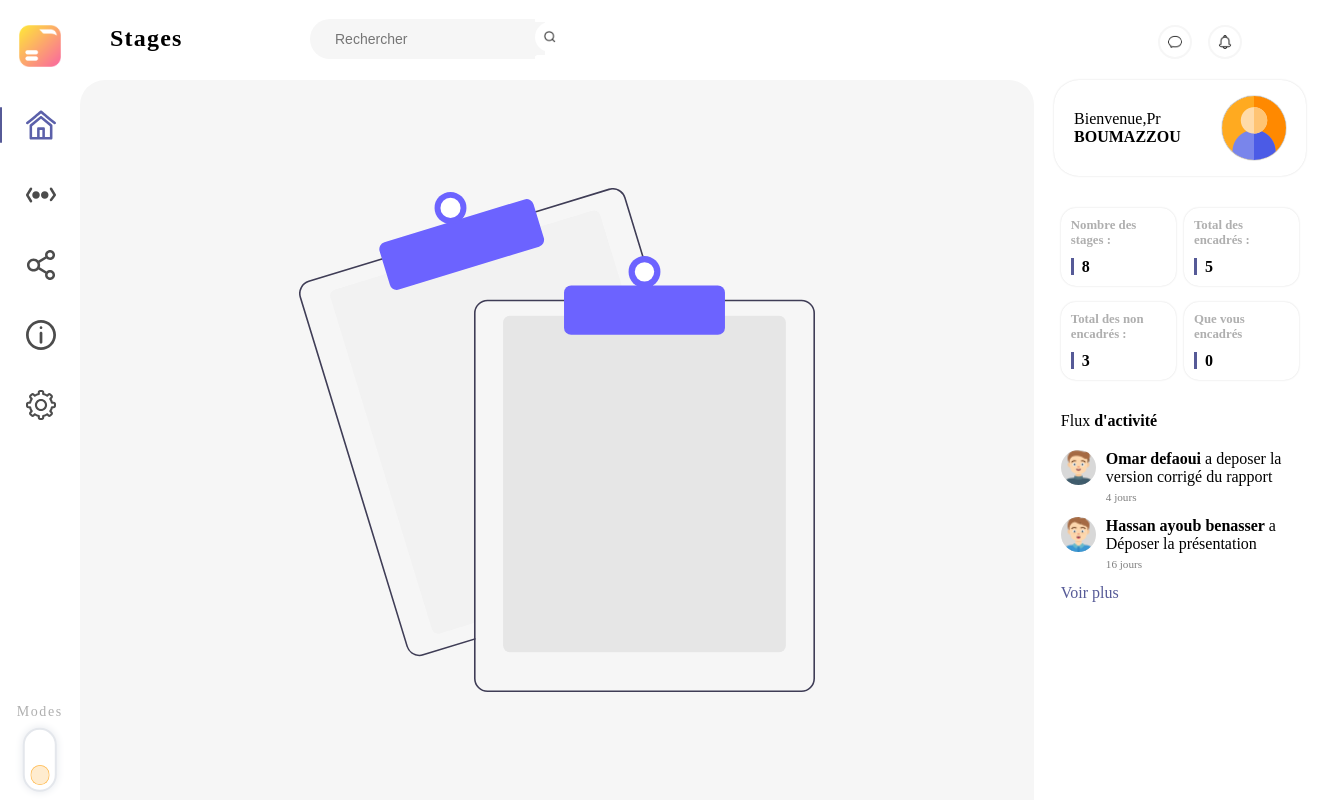
The app's page /enseignant/conv/conv.php (signed in) with its own data.
### tables this page shows
CREATE TABLE `enseignant` (
  `id_enseignant` int(20) NOT NULL,
  `prenom_enseignant` varchar(30) NOT NULL,
  `nom_enseignant` varchar(30) NOT NULL,
  `email` varchar(30) NOT NULL,
  `code` varchar(30) NOT NULL,
  `photo` varchar(30) NOT NULL
);

### enseignant/conv/conv.php (the view, shortened to what this page needs)
<?php
if (isset($_SESSION['id'])) {
  include('../../connexion.php');
  $id_enseignant = $_SESSION['id'];
  $nom = $_SESSION['nom'];
  $requette1="SELECT *from enseignant where id_enseignant='$id_enseignant'";
  $requette2 = mysqli_query($link,$requette1);
  $requette3 = mysqli_fetch_assoc($requette2);
  $nom=$requette3['nom_enseignant'];
  $photo1=$requette3['photo'];
  $conversations = array();
  $compteur = "select * from stage";
  $compt1 = mysqli_query($link, $compteur);
  $n1 = mysqli_num_rows($compt1);
  $compteur2 = "select * from stage where id_enseignant is null";
  $compt2 = mysqli_query($link, $compteur2);
  $n2 = mysqli_num_rows($compt2);
  $compteur3 = "select * from stage where id_enseignant =$id_enseignant";
  $compt3 = mysqli_query($link, $compteur3);
  $n3 = mysqli_num_rows($compt3);
} else {
  header("location: ../../index.php");
}
?>
<!DOCTYPE html>
<html lang="fr">
<head>
  <link rel="stylesheet" href="../../main_style.css">
  <link rel="stylesheet" href="../../student/conv/css/conv.css">
  <link rel="stylesheet" href="../style_accueil_nav.css ">
  <link rel="stylesheet" href="../right_section_style.css">
</head>
<body>
  <nav>
    <div id="logo_container">
      <img src="../../assets/local_assets/images/logo.png" alt="Logo" id="logo" onClick="window.open('../accueil_enseignant.php', '_self')">
    </div>
    <div id="nav_center">
      <h2>Stages</h2>
      <div id="search_bar">
        <input type="text" name="search1" placeholder="Rechercher" id="inputes">
        <button type="submit" name="sent" id="test1"><img src="../../assets/local_assets/images/search.png" alt="search" class="rounded_icon_light"></button>
      </div>
    </div>
    <div id="nav_right">
      <img src="../../assets/local_assets/images/conv.png" alt="chat" class="rounded_icon_dark" onClick="window.open('conv.php', '_self')">
      <img src="../../assets/local_assets/images/notification.png" alt="notifications" class="rounded_icon_dark">
    </div>
  </nav>
  <div id="content">
    <aside id="left_side">
      <div id="left_navition">
        <li><a href="#" class="nav_active">
            <div></div><img src="../../assets/local_assets/svg/home.svg" alt="" onClick="window.open('../accueil_enseignant.php', '_self')">
          </a></li>
        <li><a href="#">
            <div></div><img src="../../assets/local_assets/svg/more.svg" alt="">
          </a></li>
        <li><a href="#">
            <div></div><img src="../../assets/local_assets/svg/share.svg" alt="">
          </a></li>
        <li><a href="../../index.php">
            <div></div><img src="../../assets/local_assets/svg/about.svg" alt="">
          </a></li>
        <li><a href="../../profile/profile.php">
            <div></div><img src="../../assets/local_assets/svg/settings.svg" alt="" onClick="window.open('../../profile/profile.php', '_self')">
          </a></li>
      </div>
      <div id="modes">
        <p>Modes</p>
        <div id="mode_toggle">
          <label>
            <div class='toggle-slot'>
              <div class='sun-icon-wrapper'>
                <div class="iconify sun-icon" data-icon="feather-sun" data-inline="false"></div>
              </div>
              <div class='toggle-button'></div>
            </div>
          </label>
        </div>
      </div>
    </aside>
    <main>
      <?php
      if (count($conversations) == 0) {
      ?>
        <div class="empty_container">
          <img src="../../assets/local_assets/svg/no_conv.svg" alt="empty" height="70%">
        </div>
      <?php } ?>
    </main>
    <aside id="right_side">
      <div id="hello_container" onClick="window.open('../../profile/profile.php', '_self')">
        <p>Bienvenue,Pr <br><b><?php echo $nom ?> </b></p>
        <img src="../../assets/assets/images/<?php echo $photo1 ?>" alt="user_icon">
      </div>
      <div id="overview_container">
        <div class="overview">
          <p class="overview_name">Nombre des stages :</p>
          <b class="overview_data"><?php echo $n1 ?></b>
        </div>
        <div class="overview">
          <p class="overview_name">Total des encadrés :</p>
          <b class="overview_data"><?php echo ($n1 - $n2) ?></b>
        </div>
        <div class="overview">
          <p class="overview_name">Total des non encadrés :</p>
          <b class="overview_data"><?php echo $n2 ?></b>
        </div>
        <div class="overview">
          <p class="overview_name">Que vous encadrés</p>
          <b class="overview_data"><?php echo $n3 ?></b>
        </div>
      </div>
      <div id="activity_container">
        <p id="activity_title">Flux <b>d'activité</b></p>
        <div id="feeds_container">
          <div class="feed">
            <img src="../../assets/local_assets/images/face1.png" alt="user_icon">
            <div class="text_container">
              <p class="content"><b>Omar defaoui</b> a deposer la version corrigé du rapport</p>
              <p class="time"> 4 jours </p>
            </div>
          </div>
          <div class="feed">
            <img src="../../assets/local_assets/images/face2.png" alt="user_icon">
            <div class="text_container">
              <p class="content"><b>Hassan ayoub benasser </b> a Déposer la présentation</p>
              <p class="time">16 jours</p>
            </div>
          </div>
          <a href="#" id="see_more">Voir plus</a>
        </div>
    </aside>
  </div>
  <link rel="stylesheet" href="//code.jquery.com/ui/1.11.4/themes/smoothness/jquery-ui.css">
</body>
</html>

### main_style.css (style rules this page uses)
* { padding: 0; margin: 0; }
body { background-color: var(--color-white); overflow: hidden; }
#content { display: flex; }
main { width: var(--width-center-section); height: calc(100vh - var(--height-top-nav)); background-color: var(--color-grey-light); border-top-left-radius: 25px; border-top-right-radius: 25px; overflow-y: auto; display: flex; flex-wrap: wrap; padding: 0 1%; }
.empty_container { display: flex; align-items: center; justify-content: center; width: 100%; height: 100%; }
:root { --color-white: #ffffff; --color-grey-light: #f6f6f6; --color-grey-medium: #d8d8d8; --color-grey-dark: #afafaf; --color-black: #000000; --color-purple: #565a97; }
:root { --height-top-nav: 6vw; --width-left-section: 6vw; --width-center-section: 72vw; --width-right-section: 22vw; --width-right-nav-top: 16vw; --width-right-nav-bottom: 18vw; }

### student/conv/css/conv.css (style rules this page uses)
main { padding: 0; }

### enseignant/right_section_style.css (style rules this page uses)
#right_side { width: var(--width-right-section); height: calc(100vh - var(--height-top-nav)); display: flex; flex-direction: column; align-items: center; }
#hello_container { width: var(--width-right-nav-top); border-radius: 25px; padding: 16px 20px; display: flex; align-items: center; justify-content: space-between; box-shadow: 0 0 2px var(--color-grey-medium); cursor: pointer; }
#hello_container img { width: 64px; height: 64px; border-radius: 50%; box-shadow: 0 0 1px var(--color-black); }
#overview_container { width: var(--width-right-nav-bottom); border-radius: 25px; padding: 16px 20px; display: flex; flex-direction: row; flex-wrap: wrap; align-items: center; justify-content: space-between; }
#overview_container .overview { padding: 10px; border-radius: 15px; margin-top: 16px; width: 40%; box-shadow: 0 0 2px var(--color-grey-medium); }
#overview_container .overview .overview_name { color: var(--color-grey-dark); margin-bottom: 10px; font-size: 0.8em; font-weight: 600; }
#overview_container .overview .overview_data { padding: 0px 8px; border-left: 3px solid var(--color-purple); }
#activity_container { width: var(--width-right-nav-bottom); padding: 16px 20px; display: flex; flex-direction: column; }
#activity_container #activity_title { margin-bottom: 20px; }
#activity_container #see_more { text-decoration: none; color: var(--color-purple); }
#activity_container #feeds_container .feed { display: flex; }
#activity_container #feeds_container .feed img { width: 35px; height: 35px; margin-right: 10px; border-radius: 50%; background-color: var(--color-grey-medium); }
#activity_container #feeds_container .feed .text_container { flex: 1; }
#activity_container #feeds_container .feed .text_container .time { margin: 5px 0 14px 0; font-size: 0.7em; color: gray; }

### records on screen
enseignant: nom_enseignant "BOUMAZZOU", photo (picture)

### other values on screen
$n1 "8"
$n1 - $n2 "5"
$n2 "3"
$n3 "0"
